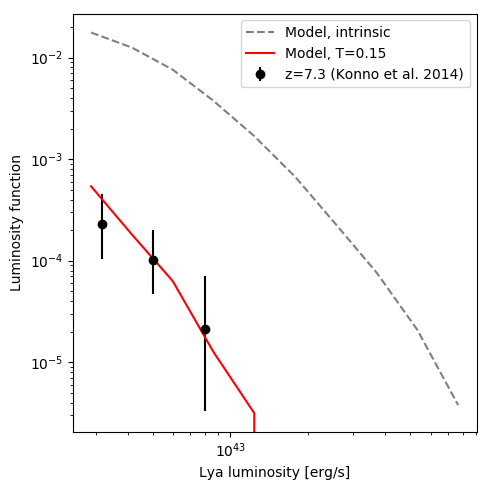

Generate this figure with Python:
#!/usr/bin/env python3
# -*- coding: utf-8 -*-
"""Example use of slap.py to generate a mock LAE 
population and find the luminosity function.

    Example:
    --------
        $ python example.py

"""

import numpy as np
from slap import LAEModel
from hmf import MassFunction
from hmf.sample import sample_mf
import matplotlib.pyplot as plt

# Parameters
z = 7.3           # redshift
t_igm = 0.15      # toy IGM transmission fraction
delta_t = 50      # duty cycle parameter
rew_min = 0       # observational minimum Lya REW
lya_min = 2.4e42  # observational minimum Lya luminosity
vol = 1.0e7       # comoving mock survey volume Mpc^3
smallh = 0.678    # dimensionless Hubble parameter

# Create halo population in vol, using SMT halo function
hmf = MassFunction(hmf_model="SMT")
n_halo = int(smallh**3 * vol * np.trapz(x=hmf.m, y=hmf.dndm))
print("\nGenerating", n_halo, "halos in parent population")
halo_mass, _ = sample_mf(n_halo, 10, z=z, hmf_model="SMT")
print("Halo mass: min = {:.1e}, max = {:.1e} Msun/h".format(
    halo_mass.min(), halo_mass.max()))
halo_mass /= smallh # Msun

# Generate LAE population from halo population
lae_pop = LAEModel(z, delta_t, halo_mass, rew_min, lya_min)
n_LAE = lae_pop.lya_lum.size
print(n_LAE, "LAEs generated.")

# Simulated luminosity function (intrinsic)
lf, edges = np.histogram(np.log10(lae_pop.lya_lum), bins=10)
dl = np.diff(edges)
lf = lf / dl / vol
lbins = 0.5 * (edges[1:] + edges[:-1])
lbins = 10**lbins

# Apply observational selection
lya_lum_obs = t_igm * lae_pop.lya_lum
lya_rew_obs = t_igm * lae_pop.lya_rew

mask = np.logical_and(lya_lum_obs > lya_min, lya_rew_obs > rew_min)
lya_lum_obs = lya_lum_obs[mask]
print("LAE luminosity: min = {:.1e}, max = {:.1e} erg/s".format(
    lya_lum_obs.min(), lya_lum_obs.max()))
n_LAE_obs = lya_lum_obs.size
print(n_LAE_obs, "LAEs observed.\n")

# Simulated luminosity function (observed)
lf_obs, edges = np.histogram(np.log10(lya_lum_obs), bins=edges)
lf_obs = lf_obs / dl / vol

# Observed luminosity function from Konno et al. (2014)
k14_x = np.array([42.5, 42.7, 42.9])
k14_y = np.array([-3.6411, -3.9905, -4.6702])
k14_yerr_up = np.array([0.9742, 0.9785, 2.3074])
k14_yerr_down = np.array([0.5422, 0.5434, 0.8442])

k14_x = 10**k14_x
k14_y = (10**k14_y)
k14_yerr_up = k14_yerr_up*k14_y
k14_yerr_down = k14_yerr_down*k14_y

# Plot comparison
fig, ax = plt.subplots(1, 1, figsize=(5,5))

ax.plot(lbins, lf, ls="--", c="grey", label="Model, intrinsic")
ax.plot(lbins, lf_obs, ls="-", c="r", label="Model, T={:.2f}".format(t_igm))
ax.errorbar(k14_x, k14_y, yerr=[k14_yerr_down, k14_yerr_up], ls="",
            marker="o", c="k", label="z=7.3 (Konno et al. 2014)")

ax.legend(loc="upper right")

ax.set_xlabel("Lya luminosity [erg/s]")
ax.set_ylabel("Luminosity function")

ax.set_xscale("log")
ax.set_yscale("log")

fig.tight_layout()
plt.savefig("example.png", bbox_inches="tight")
